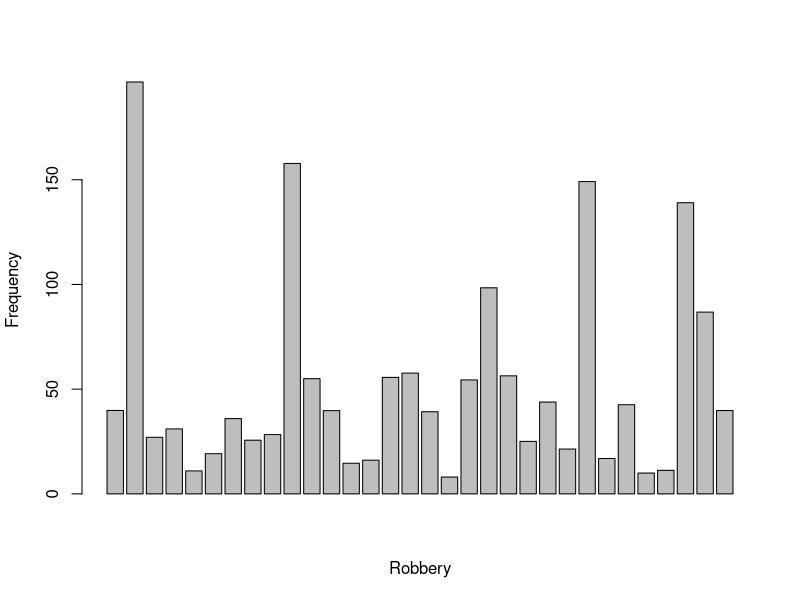
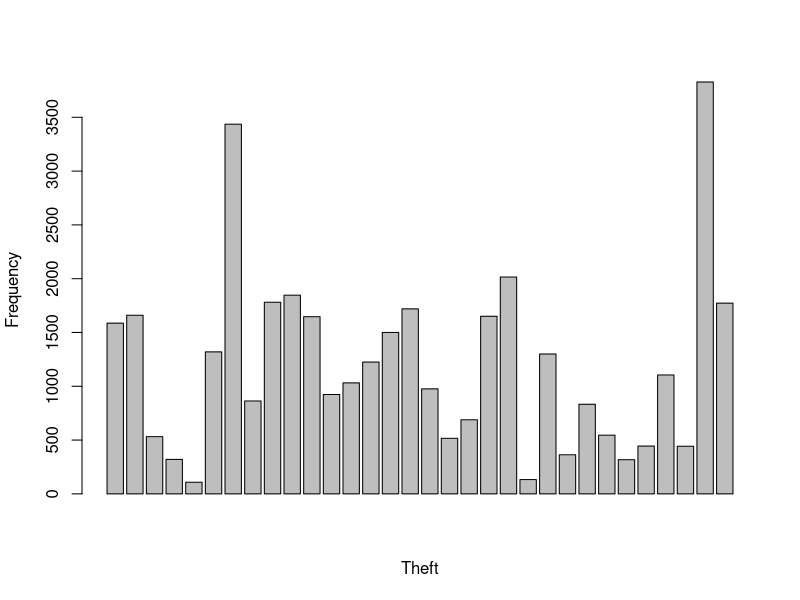
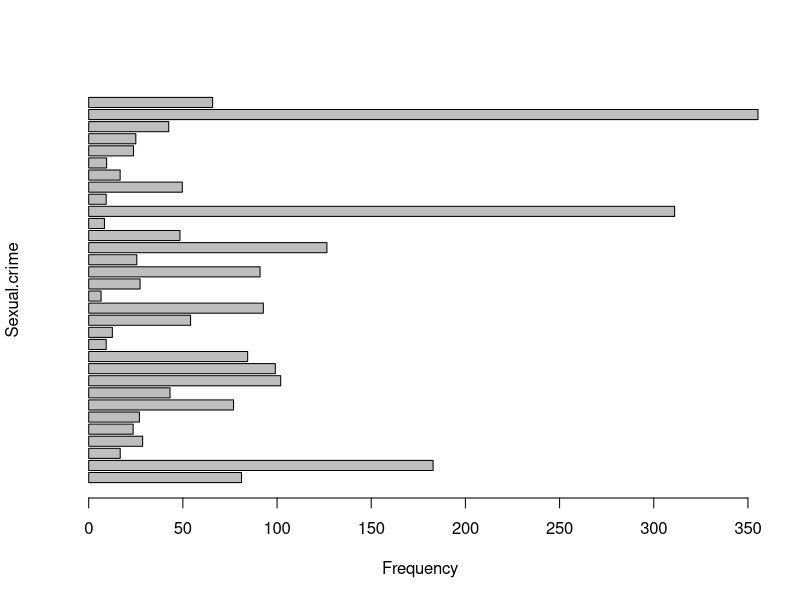
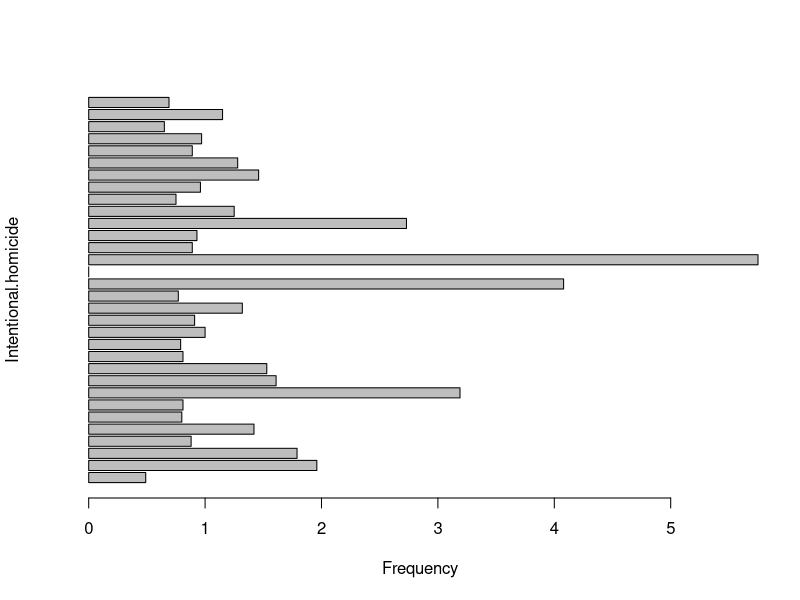

These charts were generated, in order, by the following R code:
## ---- chunk 1
# Question-1
# Load the dataset

# 1. Load the dataset EurostatCrime2015.csv. Notice that the first column of the csv
#file contains the names of the countries that must be read as row names [Hint: Load
#in the file using the function read.csv]. [0.5]
data=read.csv("EurostatCrime2015.csv", header = TRUE)
## ---- chunk 2
#2. What is the size and the structure of this dataset? [0.3]
print(ncol(data))
print(nrow(data))
## ---- chunk 3

#3. Produce appropriate commands to answer the following questions:
#(i) Add a new column called Sex.crime which contains the sum of all the crimes
#that have a sexual component: Rape, Sexual.assault and Sexual.violence
#[1]

data$"Sexual.Crime"  <- rowSums(cbind(data$"Sexual.assault", data$"Sexual.violence", data$"Rape"), na.rm = T )
print(data)

#(ii) remove the columns Rape, Sexual.assault and Sexual.violence. [1]

data_new <- subset(data, select = -c(Rape, Sexual.assault, Sexual.violence))
## ---- chunk 4
#4. Work with the dataset you created in question (3ii), and list the countries that
# contain any missing data.
data_new[!complete.cases(data_new),1]
## ---- chunk 5
# 5. Remove the countries with missing data from the dataframe.
data_filtered<- na.omit(data_new)
data_filtered
## ---- chunk 6
# 6. What is the size of this new dataframe?
print(ncol(data_filtered))
print(nrow(data_filtered))
## ---- chunk 7
# TASK-2

# 1. According to these data what was the most common crime in Ireland in 2015?

ireland <- data_filtered[data_filtered$X == "Ireland",]
#print(ireland_data)

max_value <- apply(ireland[,2:6],1,max)
 # get column name whos value is the max value
print("Most Common Crime in Ireland:")
print(colnames(ireland)[which(ireland==max_value, arr.ind=TRUE)][2])
#print(max_value)
## ---- chunk 8
# 2. And the 3 least common crimes in Ireland in 2015?

print("The 3 Least common crimes in Ireland in 2015 ascending order:")

minimum <- apply(ireland[,2:6],1,min)
print(colnames(ireland)[which(ireland==minimum, arr.ind=TRUE)][2])

ireland_new <- subset(ireland, select = -c(Intentional.homicide))
minimum <- apply(ireland_new[,2:5],1,min)
print(colnames(ireland_new)[which(ireland_new==minimum, arr.ind=TRUE)][2])

ireland_new <- subset(ireland_new, select = -c(Robbery))
minimum <- apply(ireland_new[,2:4],1,min)
print(colnames(ireland_new)[which(ireland_new==minimum, arr.ind=TRUE)][2])
## ---- chunk 9

#3. Which country have the highest record of offences (per hundred thousand inhabitants)?
data_filtered$total_offences = 
  data_filtered$Assault +
  data_filtered$Theft + 
  data_filtered$Intentional.homicide +
  data_filtered$Sexual.Crime 

max_offences <- max(data_filtered$total_offences)
print(max_offences)

indexOf_country_max_offences = rownames(data_filtered)[which(data_filtered==max_offences, arr.ind = TRUE)][1]

country <- data_filtered$X[which(data_filtered$total_offences==max_offences)]
country
sprintf("Country with the highest record of offences: %s", country)

## ---- chunk 10
Robbery <- data_filtered$Robbery
barplot(Robbery, xlab = "Robbery", ylab="Frequency")

Theft <- data_filtered$Theft
barplot(Theft, xlab = "Theft", ylab="Frequency")

SexualCrime <- data_filtered$Sexual.Crime
barplot(SexualCrime,horiz=TRUE, ylab = "Sexual.crime", xlab="Frequency")

Intentional.homicide <- data_filtered$Intentional.homicide
barplot(Intentional.homicide, ylab = "Intentional.homicide",horiz=TRUE, xlab="Frequency")

